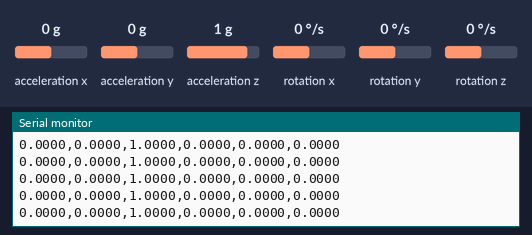
A sketch run on a simulated Arduino Nano 33 BLE. Parts: the last lines printed to the serial monitor. Inputs (shaded band) come from the test bench; at power-on: acceleration x 0 g, acceleration y 0 g, acceleration z 1 g, rotation x 0 °/s, rotation y 0 °/s, rotation z 0 °/s.

Above: at 1.2 s.
1.3 s: acceleration x set to -1.4 g
At 1.31 s:
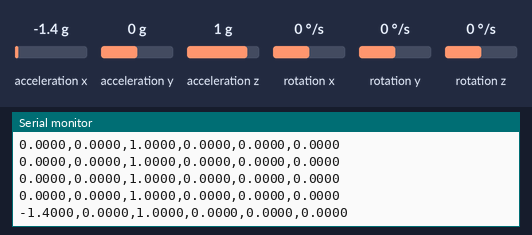
2.8 s: acceleration y set to -1.4 g
At 2.81 s:
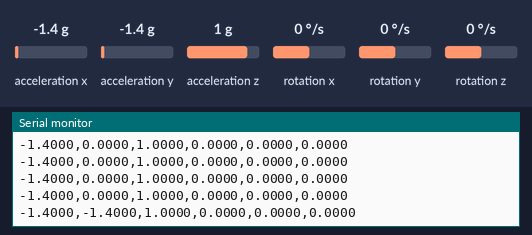
4.3 s: acceleration z set to -1.4 g
At 4.31 s:
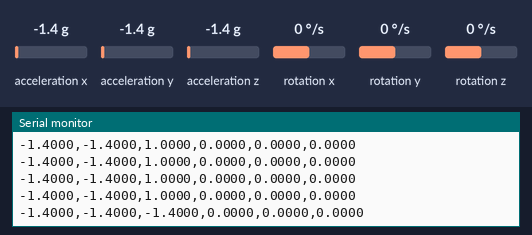
5.8 s: rotation x set to -192 °/s
At 5.81 s:
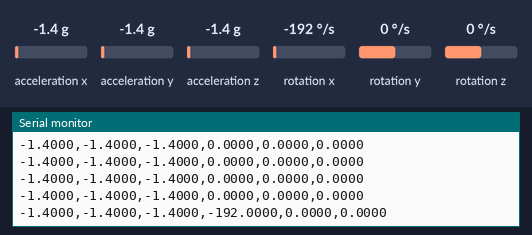
7.3 s: rotation y set to -192 °/s
At 7.31 s:
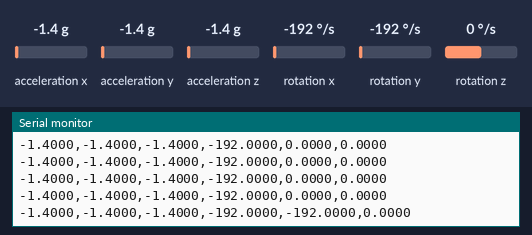

The sketch:

imu_serial_read.ino
```cpp
/*
 * Nano 33 BLE Rev2 — onboard IMU reader (accel + gyro only).
 * Prints readings to Serial Monitor at 115200 baud.
 *
 * Board: Arduino Nano 33 BLE / Nano 33 BLE Sense Rev2 (BMI270 + BMM150 IMU).
 * Library: Arduino_BMI270_BMM150 (install via Library Manager).
 */

#include <Arduino_BMI270_BMM150.h>

const unsigned long kSampleIntervalMs = 100; // 10 Hz
unsigned long lastSampleMs = 0;

void setup() {
  Serial.begin(115200);
  while (!Serial) {
    delay(10);
  }

  if (!IMU.begin()) {
    Serial.println("Failed to initialize IMU!");
    while (1) {
      delay(1000);
    }
  }

  Serial.print("Accelerometer sample rate: ");
  Serial.print(IMU.accelerationSampleRate());
  Serial.println(" Hz");
  Serial.print("Gyroscope sample rate: ");
  Serial.print(IMU.gyroscopeSampleRate());
  Serial.println(" Hz");

  Serial.println("accelX,accelY,accelZ,gyroX,gyroY,gyroZ");
}

void loop() {
  unsigned long now = millis();
  if (now - lastSampleMs < kSampleIntervalMs) {
    return;
  }

  if (!IMU.accelerationAvailable() || !IMU.gyroscopeAvailable()) {
    return;
  }

  float accelX, accelY, accelZ;
  float gyroX, gyroY, gyroZ;

  IMU.readAcceleration(accelX, accelY, accelZ);
  IMU.readGyroscope(gyroX, gyroY, gyroZ);

  Serial.print(accelX, 4);
  Serial.print(",");
  Serial.print(accelY, 4);
  Serial.print(",");
  Serial.print(accelZ, 4);
  Serial.print(",");
  Serial.print(gyroX, 4);
  Serial.print(",");
  Serial.print(gyroY, 4);
  Serial.print(",");
  Serial.println(gyroZ, 4);

  lastSampleMs = now;
}
```

Measured:
- after the input at 1.3 s, the serial monitor: prints a new line at once (image 1)
- after the input at 2.8 s, the serial monitor: prints a new line at once (image 2)
- after the input at 4.3 s, the serial monitor: prints a new line at once (image 3)
- after the input at 5.8 s, the serial monitor: prints a new line at once (image 4)
- after the input at 7.3 s, the serial monitor: prints a new line at once (image 5)
